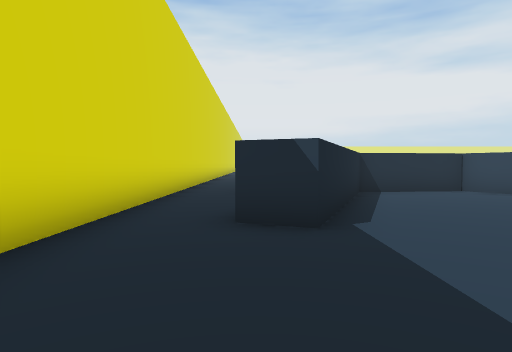
View 1 (above)

23 first-person views from a walk through a Unity game level. The camera is 1.4 m above the floor, tilts 2° down and sees 75° across. The floor is counted in squares, 2 m on a side. Each view is taken from the middle of a square. On the plan, view 1 faces up. The plan holds only what a view shows up to about 10 squares ahead; the rest is blank. The place goes on beyond the plan. The player character is not drawn. Some animated figures are left out.

View 2
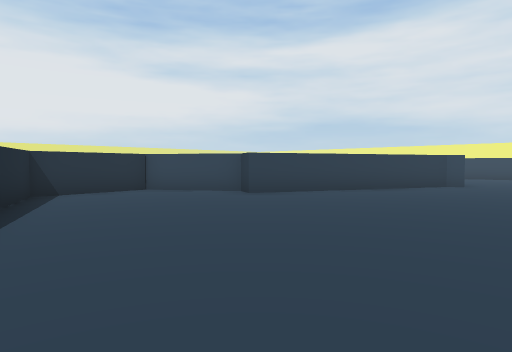

View 3
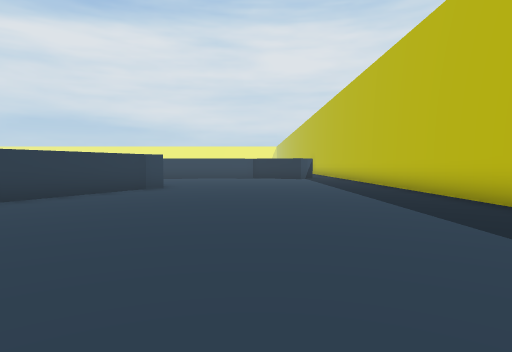

View 4
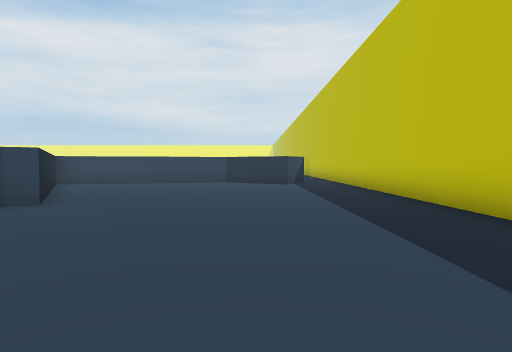

View 5
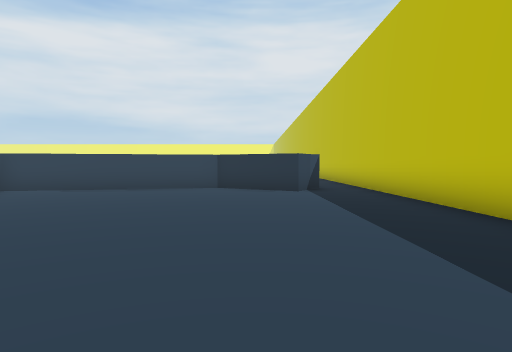

View 6
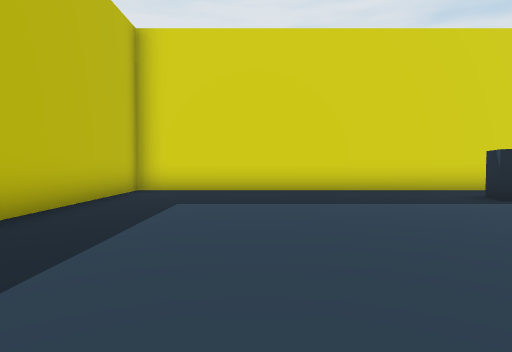

View 7
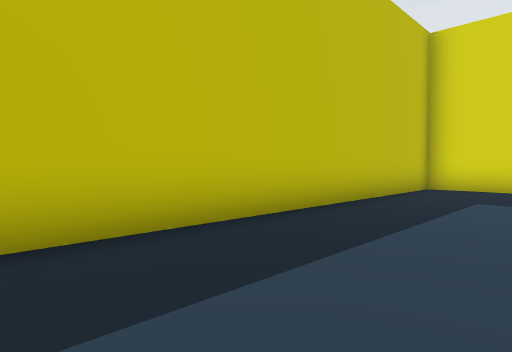

View 8
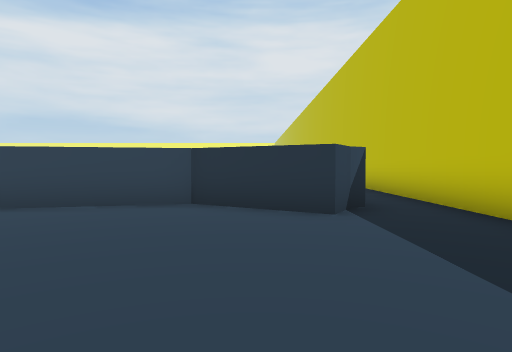

View 9
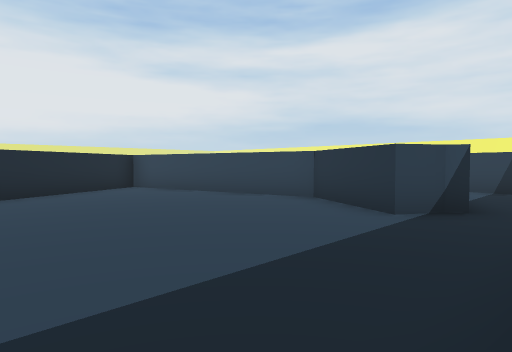

View 10
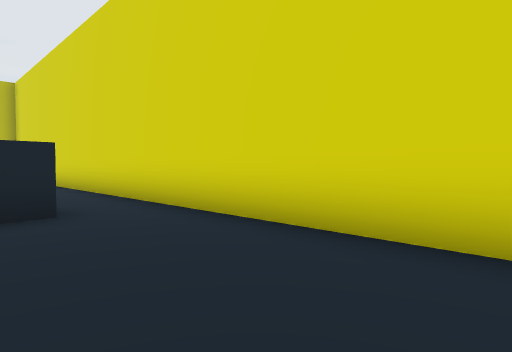

View 11
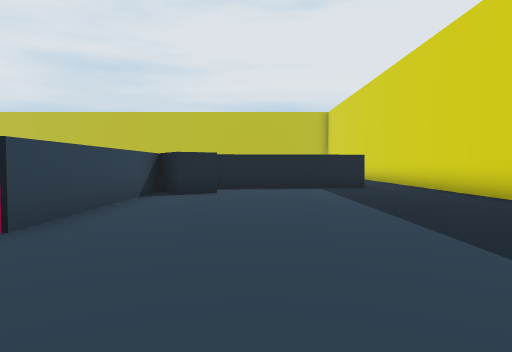

View 12
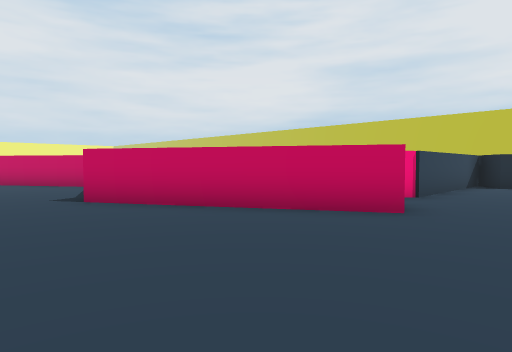

View 13
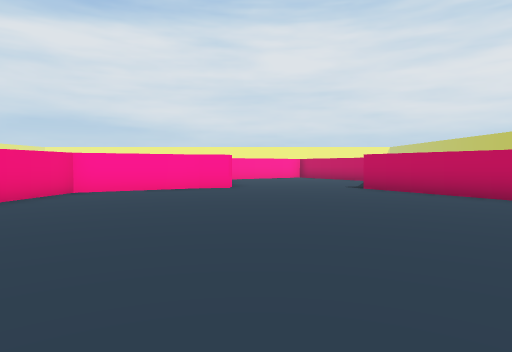

View 14
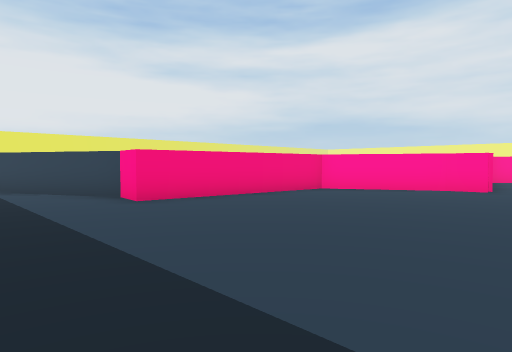

View 15
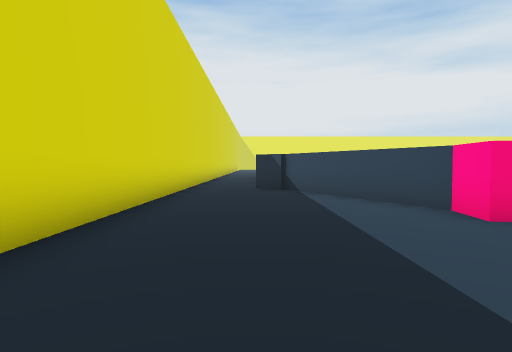

View 16
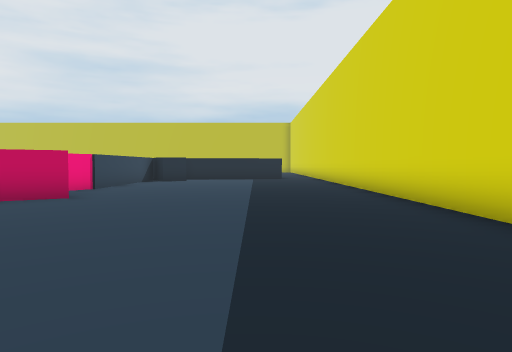

View 17
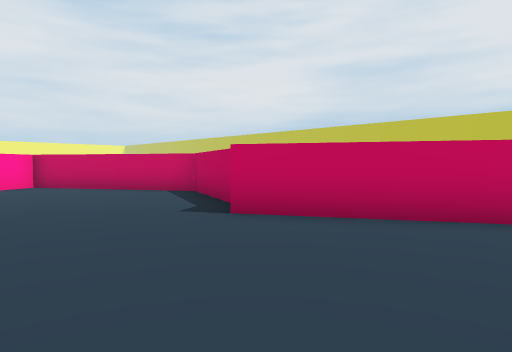

View 18
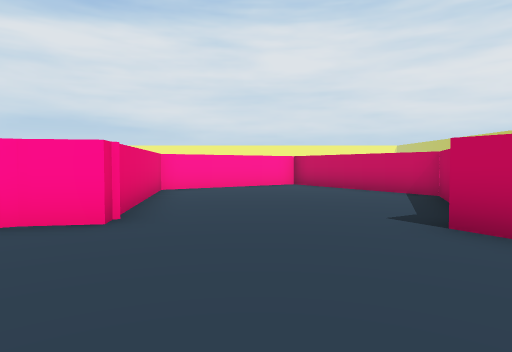

View 19
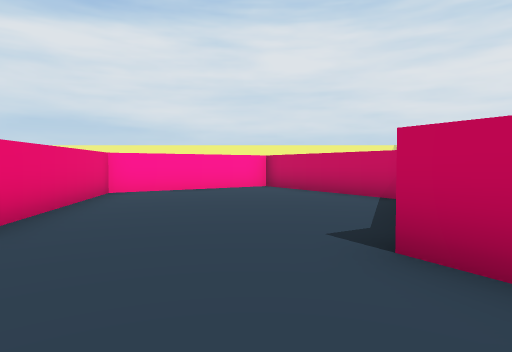

View 20
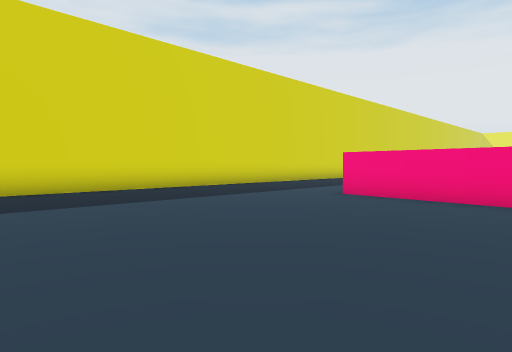

View 21
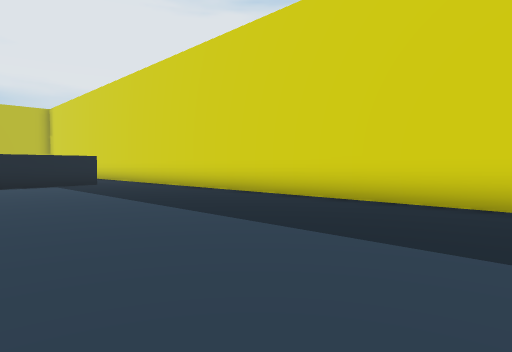

View 22
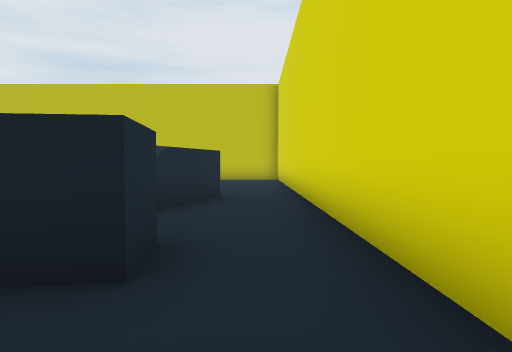

View 23
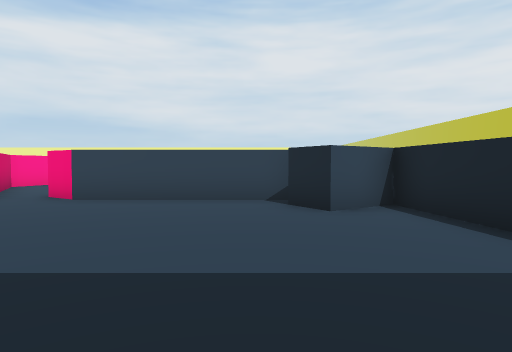

### Floor plan
Ten units are one square. View 1 is at (0, 0); x grows to the right and y downward. Boxes are objects, and circles mark ways between rooms. Rooms are numbered by the first view taken in them; rooms with no view inside come last. Other rooms are left out.
<svg viewBox="-25 -355 265 402">
<path fill="none" stroke="#000" d="M195 29 194 25 186 21 199 -1 187 -57M184 -58 127 -27 124 -31 66 -58 69 -64 54 -87 26 -84 7 -36 -3 -40M-20 -35 -20 42 235 42M48 -181 97 -209M-20 -211 -20 -75M106 -201 134 -189 177 -217 151 -256 99 -248 97 -257 82 -285 29 -291 30 -300 8 -343M7 -341 0 -348M-1 -81 -2 -91 48 -96 40 -109 48 -114 55 -103 55 -155 61 -165M-20 -350 -20 -231M-20 -75 -20 -35M-3 -40 5 -59"/>
<circle cx="-10" cy="-30" r="3" fill="#2a7"/>
<circle cx="-10" cy="-80" r="3" fill="#2a7"/>
<text x="90" y="0">1</text>
<text x="40" y="-210">2</text>
<text x="-10" y="-60">3</text>
</svg>
Room 1 opens to room 3. Room 2 opens to room 3.

Where each view was taken, in squares from view 1:
view 1: 0 up, 0 right, facing up
view 2: 0 up, 1 right, facing up-right
view 3: 0 up, 3 right, facing right
view 4: 1 down, 7 right, facing right
view 5: 1 down, 10 right, facing right
view 6: 1 down, 7 right, facing left
view 7: 1 down, 8 right, facing down-left
view 8: 1 down, 14 right, facing right
view 9: 4 down, 14 right, facing up-right
view 10: 14 up, 1 right, facing down-left
view 11: 19 up, 3 right, facing down
view 12: 23 up, 3 right, facing down-right
view 13: 24 up, 0 right, facing right
view 14: 23 up, 0 right, facing up-right
view 15: 25 up, 0 right, facing up
view 16: 25 up, 1 right, facing down
view 17: 24 up, 6 right, facing down-right
view 18: 23 up, 6 right, facing right
view 19: 22 up, 7 right, facing right
view 20: 22 up, 7 right, facing up-left
view 21: 21 up, 4 right, facing down-left
view 22: 11 up, 1 left, facing down
view 23: 12 up, 1 left, facing right
